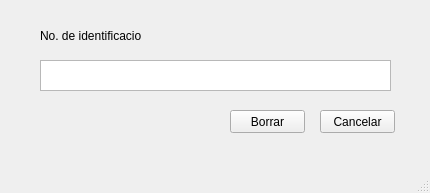
<?xml version="1.0" encoding="UTF-8"?>
<ui version="4.0">
 <class>MainWindow</class>
 <widget class="QMainWindow" name="MainWindow">
  <property name="geometry">
   <rect>
    <x>0</x>
    <y>0</y>
    <width>430</width>
    <height>193</height>
   </rect>
  </property>
  <property name="windowTitle">
   <string>MainWindow</string>
  </property>
  <widget class="QWidget" name="centralwidget">
   <widget class="QPushButton" name="ConfirmarBorrarV">
    <property name="geometry">
     <rect>
      <x>230</x>
      <y>110</y>
      <width>75</width>
      <height>23</height>
     </rect>
    </property>
    <property name="text">
     <string>Borrar</string>
    </property>
   </widget>
   <widget class="QTextEdit" name="IngresoPlaca">
    <property name="geometry">
     <rect>
      <x>40</x>
      <y>60</y>
      <width>351</width>
      <height>31</height>
     </rect>
    </property>
   </widget>
   <widget class="QPushButton" name="CancelarBorrarV">
    <property name="geometry">
     <rect>
      <x>320</x>
      <y>110</y>
      <width>75</width>
      <height>23</height>
     </rect>
    </property>
    <property name="text">
     <string>Cancelar</string>
    </property>
   </widget>
   <widget class="QLabel" name="TxtID">
    <property name="geometry">
     <rect>
      <x>40</x>
      <y>20</y>
      <width>101</width>
      <height>31</height>
     </rect>
    </property>
    <property name="text">
     <string>No. de identificacion</string>
    </property>
   </widget>
  </widget>
  <widget class="QMenuBar" name="menubar">
   <property name="geometry">
    <rect>
     <x>0</x>
     <y>0</y>
     <width>430</width>
     <height>21</height>
    </rect>
   </property>
  </widget>
  <widget class="QStatusBar" name="statusbar"/>
 </widget>
 <resources/>
 <connections>
  <connection>
   <sender>ConfirmarBorrarV</sender>
   <signal>clicked()</signal>
   <receiver>IngresoPlaca</receiver>
   <slot>selectAll()</slot>
   <hints>
    <hint type="sourcelabel">
     <x>262</x>
     <y>141</y>
    </hint>
    <hint type="destinationlabel">
     <x>260</x>
     <y>105</y>
    </hint>
   </hints>
  </connection>
 </connections>
</ui>
